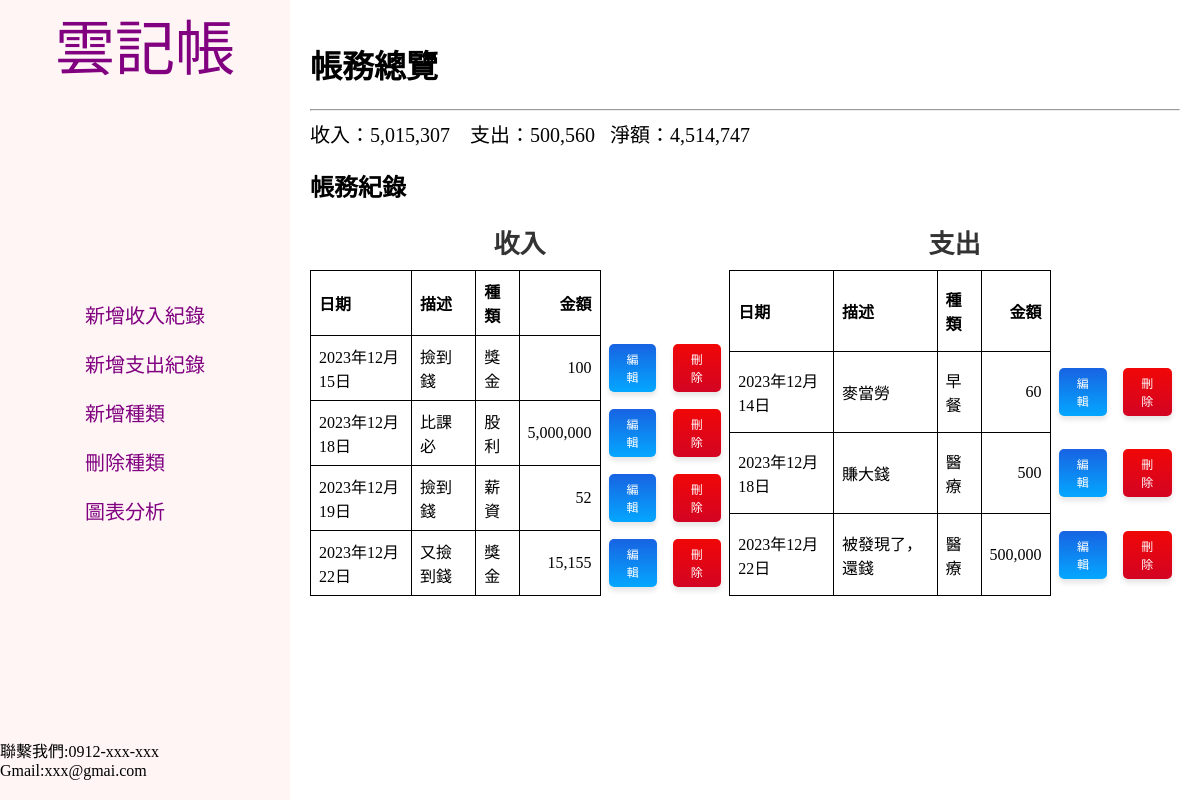
Before: /index/ with the older database file.
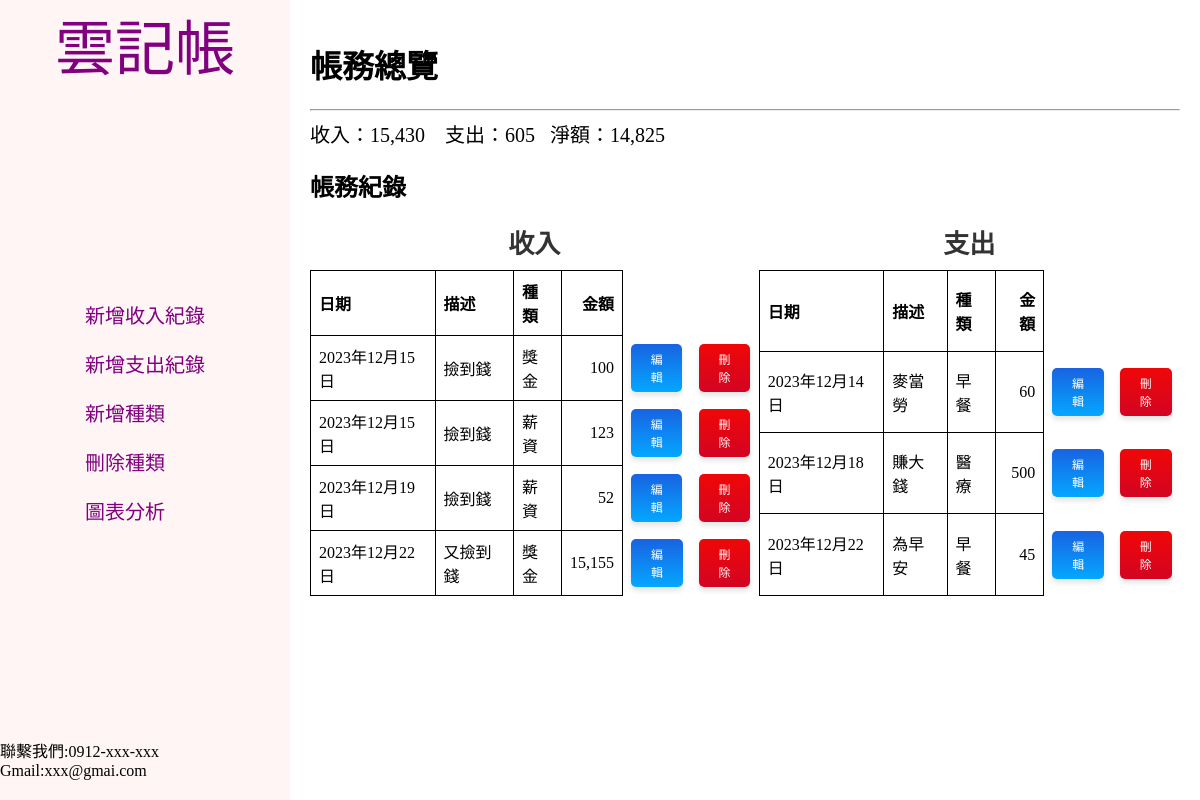
After: the same page with the newer database file.
### projectapp/models.py (models this page shows, shortened)
class Record_R(models.Model):
    date 	= DateField()
    description = CharField(max_length=300,null=True)
    categoryR 	= CharField(max_length=50)
    cash 	= IntegerField()

class Record_E(models.Model):
    date 	= DateField()
    description = CharField(max_length=300,null=True)
    categoryE 	= CharField(max_length=50)
    cash 	= IntegerField()

### projectapp/views.py (the view)
# urls.py: path('index/',views.recordall_and_cashflow,name='index'),
def recordall_and_cashflow(request):
    recordE=Record_E.objects.all().order_by('date')
    recordR=Record_R.objects.all().order_by('date')
    recordAllE=Record_E.objects.filter()
    recordAllR=Record_R.objects.filter()
    income_list=[record.cash for record in recordAllR]
    outcome_list=[record.cash for record in recordAllE]
    income=sum(income_list) if len(income_list)!=0 else 0
    outcome=sum(outcome_list) if len(outcome_list)!=0 else 0
    net = income -outcome
    return render(request,'index.html',locals())

### templates/index.html (shortened to what this page needs)
<!DOCTYPE html>
<html lang="en">
<head>
    <link rel="stylesheet" href="/static/css/index.css">
</head>
<body>
    <div class="container">
      <div class="left-box">
        <div class="listtitle">雲記帳</div>
        <div>
        <a  class="list" href="/addRrecord"><p>新增收入紀錄</p></a>
        <a class="list" href="/addErecord"><p>新增支出紀錄</p></a>
        <a class="list" href="/addcategory"><p>新增種類</p></a>
        <a class="list" href="/delcategory"><p>刪除種類</p></a>
        <p class="list" >圖表分析</p>
        </div>
        <div style="margin-bottom:20px;">
          聯繫我們:0912-xxx-xxx
          Gmail:xxx@gmai.com
        </div>
      </div>
        <div class="right-text">
          <h1>帳務總覽</h1>
          <hr>
            <div class="incomeEP">
              收入：<span class="thousand-separator">{{ income }}</span> &nbsp;&nbsp;
              支出：<span class="thousand-separator">{{ outcome }} </span>&nbsp;&nbsp;
              淨額：<span class="thousand-separator">{{ net }}</span>
            </div>
          <h2>帳務紀錄</h2>
            <div class="table">
              <table>
                <caption>收入</caption>
                <th>日期</th>
                <th>描述</th>
                <th>種類</th>
                <th style="text-align: right;">金額</th>
                {% for record in recordR %}
                <tr>
                <td>{{ record.date }}</td>
                <td>{{ record.description }}</td>
                <td>{{ record.categoryR }}</td>
                <td class="thousand-separator" style="text-align: right;">{{ record.cash }}</td>
                <td class="no-border"><a class="button-change" href="{% url 'editRr' record.id %}">編輯</a></td>
                <td class="no-border"><a class="button-link-del" href="{% url 'delRr' record.id %}" >刪除</a></td>
                </tr>
                {% endfor %}
        </table>
            <table>
              <caption class="table-label">支出</caption>
                <th>日期</th>
                <th>描述</th>
                <th>種類</th>
                <th style="text-align: right;">金額</th>
            {% for record in recordE %}
          <tr>
            <td>{{ record.date }}</td>
            <td>{{ record.description }}</td>
            <td>{{ record.categoryE }}</td>
            <td class="thousand-separator" style="text-align: right;">{{ record.cash }}</td>
              <td class="no-border"><a class="button-change" href="{% url 'editEr' record.id %}">編輯</a></td>
              <td class="no-border"><a href="{% url 'delEr' record.id %}" class="button-link-del">刪除</a></td>
            </tr>
            {% endfor %}
            </table>
      </div>
    </div>
  </div>
</body>
</html>

### static/css/index.css (style rules this page uses)
body { margin: 0; padding: 0; }
.container { display: flex; width: 100vw; height: 100vh; }
.left-box { display: flex; width: 25%; flex-direction:column; background-color: rgba(255, 245, 245); align-items: center; justify-content: space-between; }
.right-text { width: 75%; padding: 20px; overflow-y: auto; }
.incomeEP { color:black; font-size: 20px; }
.table { display:flex; justify-content: space-around; }
.button-link-del { display: inline-block; padding: 6px 14px; font-size: 12px; color: #fff; text-align: center; text-decoration: none; border-radius: 5px; border: none; background: linear-gradient(to bottom, #f00707 0%, #d30423 100%); box-shadow: 0px 4px 5px rgba(0, 0, 0, 0.1); transition: all 0.3s ease; }
.button-change { display: inline-block; padding: 6px 14px; font-size: 12px; color: white; text-align: center; text-decoration: none; border-radius: 5px; border: none; background: linear-gradient(to bottom, #1863e2 0%, #04a7ff 100%); box-shadow: 0px 4px 5px rgba(0, 0, 0, 0.1); transition: all 0.3s ease; }
.table caption { font-size: 26px; font-weight: bold; color: #333; margin-bottom: 10px; }
table { border-spacing: 5px; border-collapse: collapse; }
table th, table td { border: 1px solid black; text-align: left; padding: 8px; }
table td a { border-style:none; }
.table td.no-border { border: none; }
.list { color: purple; text-decoration: none; font-size:20px; }
.listtitle { color: purple; font-size: 60px; }
.thousand-separator { text-align: right; }

Changed rows visible on the page:
removed Record_R: date "2023年12月18日", description "比課必", categoryR "股利", cash "5,000,000"
removed Record_E: date "2023年12月22日", description "被發現了，還錢", categoryE "醫療", cash "500,000"
added Record_R: date "2023年12月15日", description "撿到錢", categoryR "薪資", cash "123"
added Record_E: date "2023年12月22日", description "為早安", categoryE "早餐", cash "45"
Other visible differences:
{{ income }}: "5,015,307" → "15,430"
{{ outcome }}: "500,560" → "605"
{{ net }}: "4,514,747" → "14,825"
